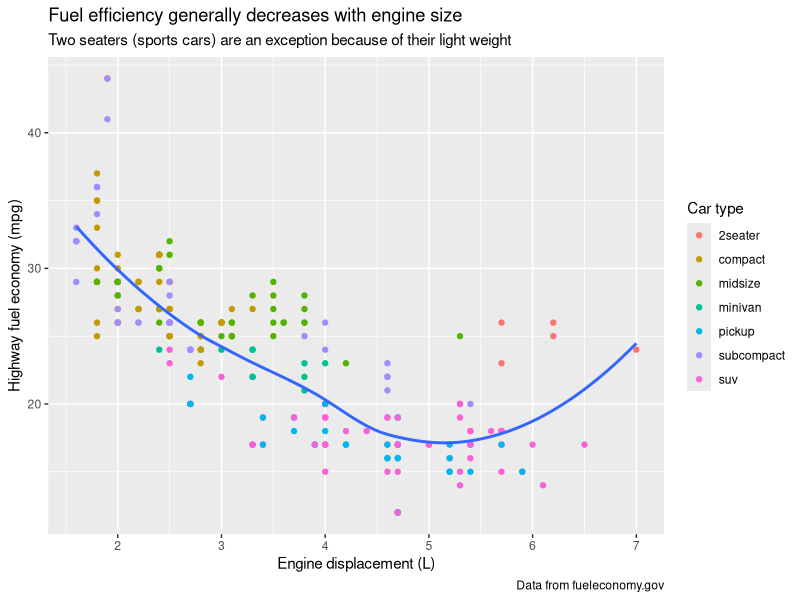
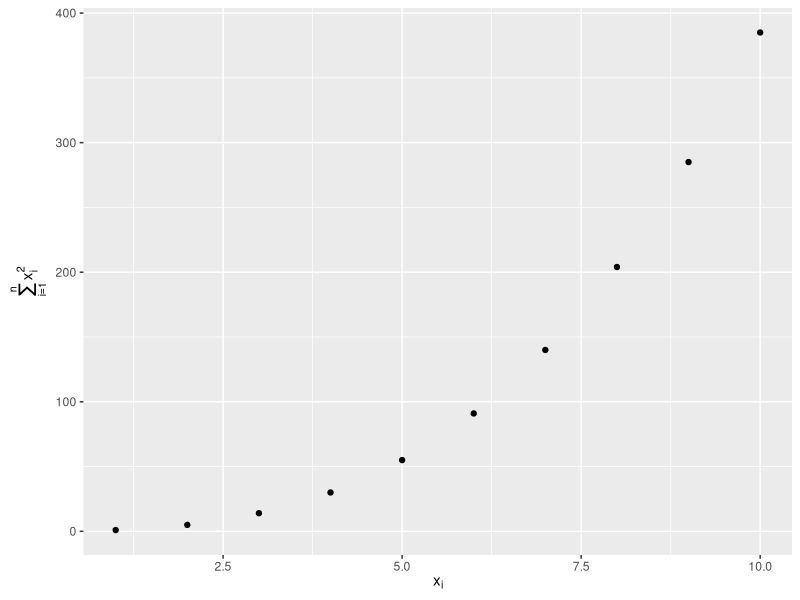
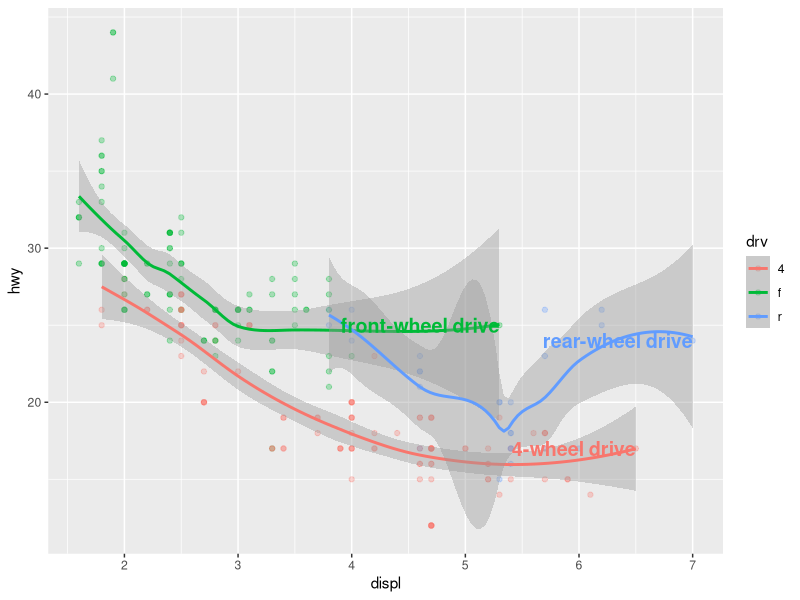
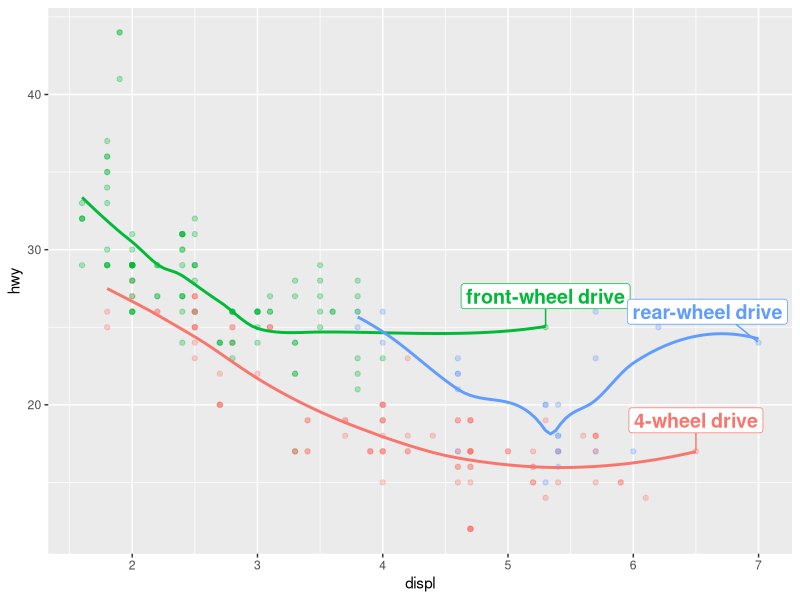
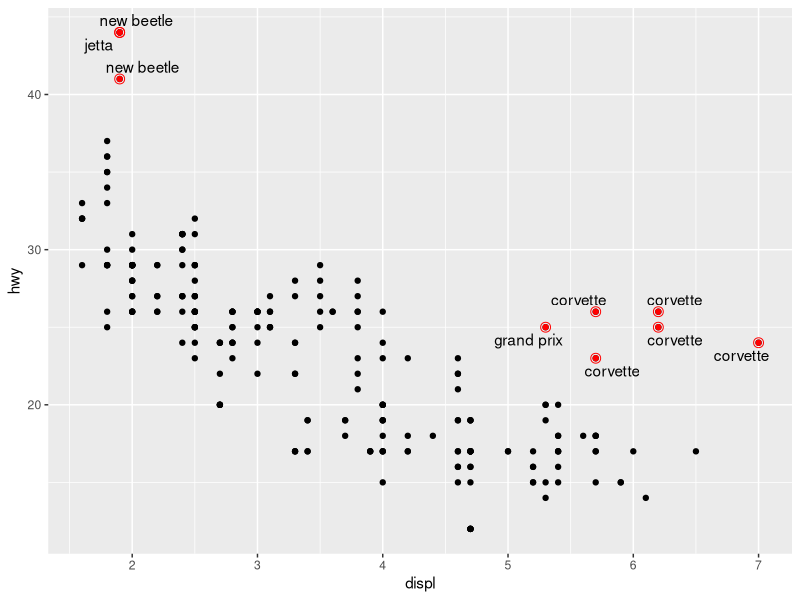
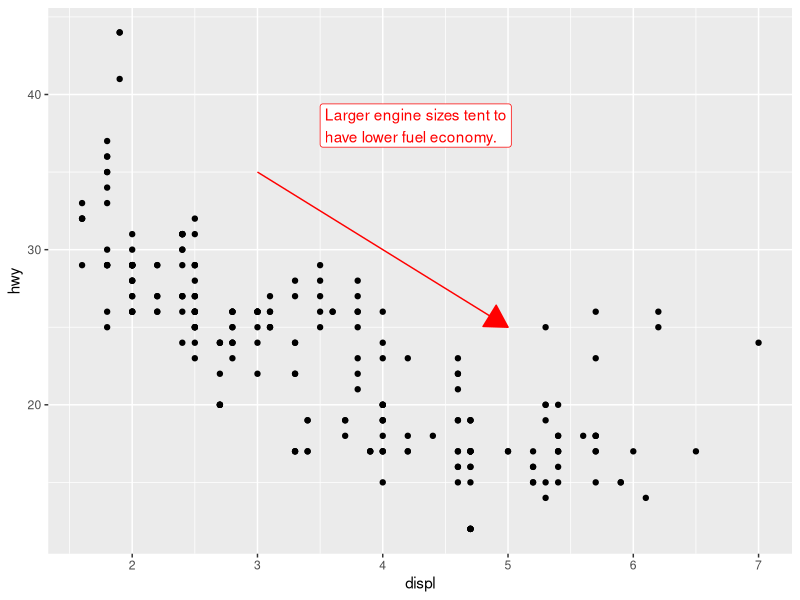
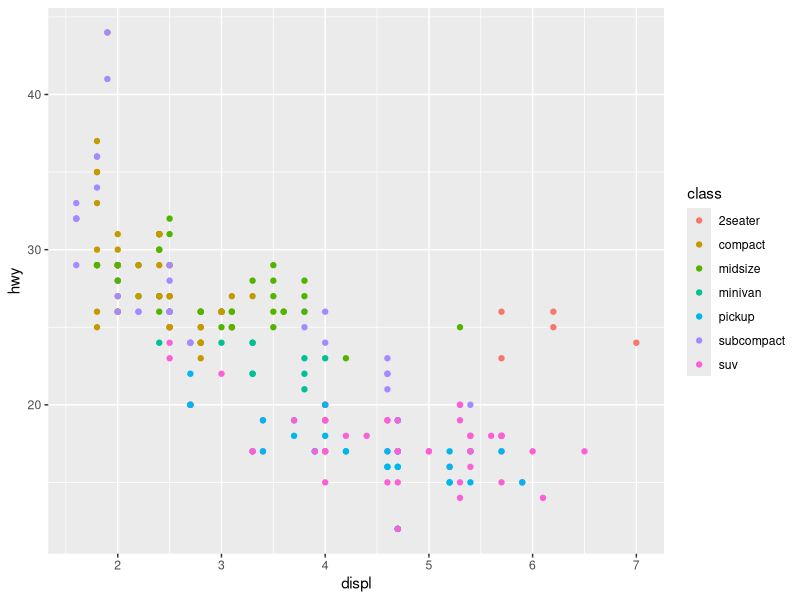
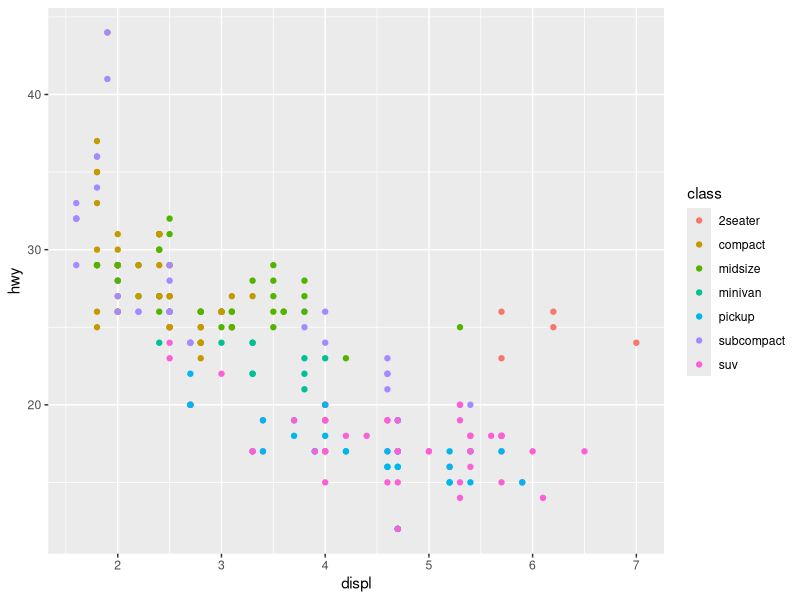

The R script that drew these images, in order:
# Communication

### Pre-requisites

library(tidyverse)
library(scales)
library(ggrepel)
library(patchwork)

### Labels

ggplot(mpg, aes(x = displ, y = hwy)) +
  geom_point(aes(color = class)) +
  geom_smooth(se = FALSE) +
  labs(
    x = "Engine displacement (L)",
    y = "Highway fuel economy (mpg)",
    color = "Car type",
    title = "Fuel efficiency generally decreases with engine size",
    subtitle = "Two seaters (sports cars) are an exception because of their light weight",
    caption = "Data from fueleconomy.gov"
  )

df <- tibble(
  x = 1:10,
  y = cumsum(x^2)
)

ggplot(df, aes(x, y)) +
  geom_point() +
  labs(
    x = quote(x[i]),
    y = quote(sum(x[i] ^ 2, i == 1, n))
  )

### Annotations 

label_info <- mpg %>% 
  group_by(drv) %>% 
  arrange(desc(displ)) %>% 
  slice_head(n = 1) %>% 
  mutate(
    drive_type = case_when(
      drv == "f" ~ "front-wheel drive",
      drv == "r" ~ "rear-wheel drive",
      drv == "4" ~ "4-wheel drive"
    )
  ) %>% 
  select(displ, hwy, drv, drive_type)

label_info

ggplot(mpg, aes(x = displ, y = hwy, color = drv)) +
  geom_point(alpha = 0.3) +
  geom_smooth(se = TRUE) +
  geom_text(
    data = label_info,
    aes(x = displ, y = hwy, label = drive_type),
    fontface = "bold", size = 5, hjust = "right", vjust = "botton"
  ) +
  theme(lengend.position = "none")

ggplot(mpg, aes(x = displ, y = hwy, color = drv)) +
  geom_point(alpha = 0.3) +
  geom_smooth(se = FALSE) +
  geom_label_repel(
    data = label_info,
    aes(x = displ, y = hwy, label = drive_type),
    fontface = "bold", size = 5, nudge_y = 2
  ) +
  theme(legend.position = "none")

potential_outliers <- mpg %>% 
  filter(hwy > 40 | (hwy > 20 & displ > 5))

ggplot(mpg, aes(x = displ, y = hwy)) +
  geom_point() +
  geom_text_repel(data = potential_outliers, aes(label = model)) +
  geom_point(data = potential_outliers, color = "red") +
  geom_point(
    data = potential_outliers,
    color = "red", size = 3, shape = "circle open"
  )

trend_text <- "Larger engine sizes tent to\nhave lower fuel economy." %>% 
  str_wrap(width = 30)

trend_text

ggplot(mpg, aes(x = displ, y = hwy)) +
  geom_point() +
  annotate(
    geom = "label", x = 3.5, y = 38,
    label = trend_text,
    hjust = "left", color = "red"
  ) +
  annotate(
    geom = "segment",
    x = 3, y = 35, xend = 5, yend = 25, color = "red",
    arrow = arrow(type = "closed")
  )

### Scales

#### Default Scales

ggplot(mpg, aes(x = displ, y = hwy)) +
  geom_point(aes(color = class))


ggplot(mpg, aes(x = displ, y = hwy)) +
  geom_point(aes(color = class)) +
  scale_x_continuous() +
  scale_y_continuous() +
  scale_color_discrete()

#### Axis Ticks & Legend Keys

ggplot(mpg, aes(x = displ, y = hwy, color = drv)) +
  geom_point() +
  scale_y_continuous(breaks = seq(15, 40, by = 5))

ggplot(mpg, aes(x = displ, y = hwy, color = drv)) +
  geom_point() +
  scale_x_continuous(labels = NULL) +
  scale_y_continuous(labels = NULL) +
  scale_color_discrete(labels = c("4" = "4-wheel", "f" = "front", "r" = "rear"))

##### Left
ggplot(diamonds, aes(x = price, y = cut)) +
  geom_point(alpha = 0.05) +
  scale_x_continuous(labels = label_dollar())

##### Right

ggplot(diamonds, aes(x = price, y = cut)) +
  geom_boxplot(alpha = 0.05) +
  scale_x_continuous(
    labels = label_dollar(scale = 1/1000, suffix = "k"),
    breaks = seq(1000, 19000, by = 6000)
  )

ggplot(diamonds, aes(x = cut, fill = clarity)) +
  geom_bar(position = "fill") +
  scale_y_continuous(name = "Percentage", labels = label_percent())

presidential %>% 
  mutate(id = 33 + row_number()) %>% 
  ggplot(aes(x = start, y = id)) +
  geom_point() +
  geom_segment(aes(xend = end, yend = id)) +
  scale_x_date(name = NULL, breaks = presidential$start, date_labels = "'%y")

#### Le



























